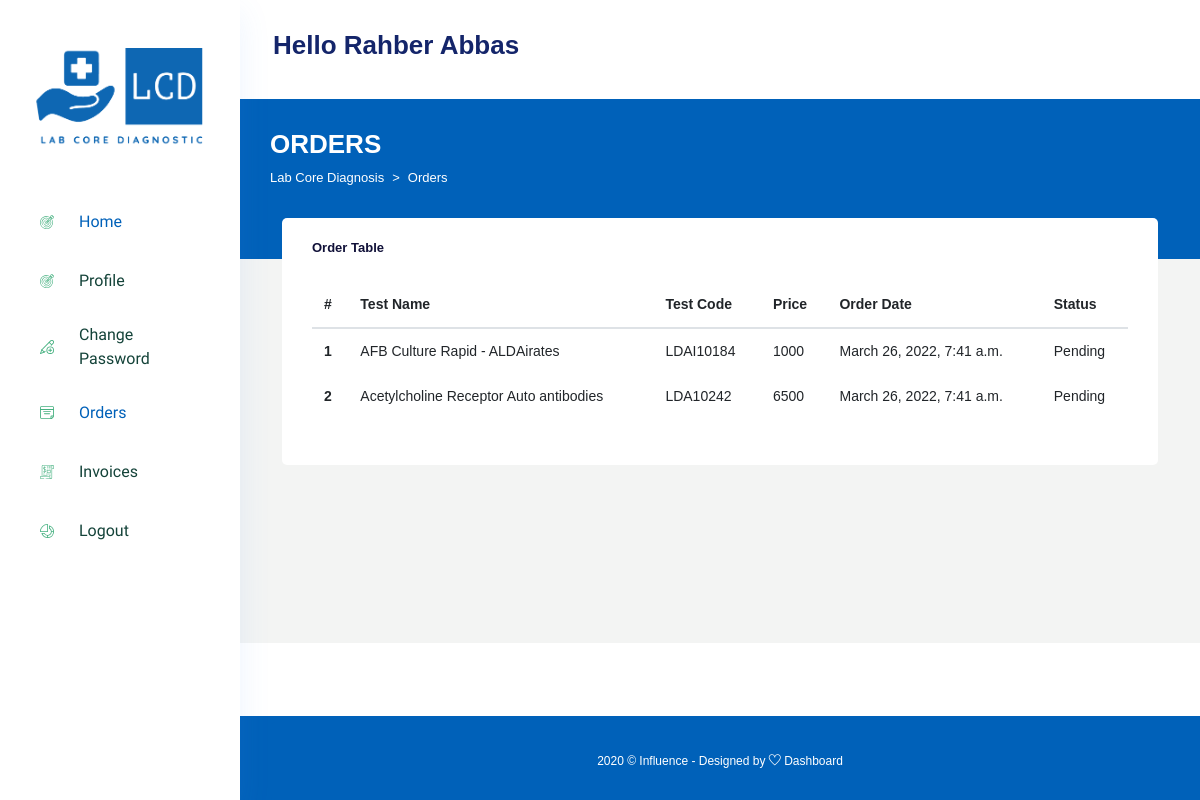
Page /order/ (signed in) on the committed database.
### account/models.py (models this page shows, shortened)
class User(AbstractBaseUser):
    email = models.EmailField(verbose_name='email address', max_length=256, unique=True)
    date_of_birth = models.DateField(null=True, blank=True)
    is_active = models.BooleanField(default=True)
    is_admin = models.BooleanField(default=False)
    is_email_verified = models.BooleanField(default=False)
    objects =  UserManager()
    USERNAME_FIELD = 'email'
    REQUIRED_FIELDS = ['date_of_birth']

class Profile(models.Model):
    GENDER_CHOICES = (
        ('Male', 'Male'),
        ('Female', 'Female'),
    )
    BLOOD_GROUP = (
        ('A+', 'A+'),
        ('A-', 'A-'),
        ('B+', 'B+'),
        ('B-', 'B-'),
        ('O+', 'O+'),
        ('O-', 'O-'),
        ('AB+', 'AB+'),
        ('AB-', 'AB-'),
    )
    user = models.OneToOneField(MainUser, on_delete=models.CASCADE)
    first_name = models.CharField(max_length=256, blank=True)
    last_name = models.CharField(max_length=256, null=True)
    phone_regex = RegexValidator( regex = r'^\d{10}$',message = "phone number should exactly be in 10 digits")
    phone_no = models.CharField(max_length=12, validators=[phone_regex], null=True, blank=True)
    address = models.TextField(null=True, blank=True)
    age = models.CharField(max_length=256, null=True, blank=True)
    physically_disabled = models.BooleanField(default=False)
    gender = models.CharField(choices=GENDER_CHOICES, max_length=6, null=True, blank=True)
    blood_group = models.CharField(max_length=3, choices=BLOOD_GROUP, null=True, blank=True)

### core/models.py (models this page shows, shortened)
class OrderPlaced(models.Model):
    user = models.ForeignKey(settings.AUTH_USER_MODEL, on_delete=models.CASCADE)
    customer = models.ForeignKey(Profile, on_delete=models.CASCADE)
    product = models.ForeignKey(Item, on_delete=models.CASCADE)
    quantity = models.PositiveIntegerField(default=1)
    ordered_date = models.DateTimeField(auto_now_add=True)
    status = models.CharField(max_length=50, choices=STATUS_CHOICES, default='Pending')

class Item(models.Model):
    sid = models.CharField(max_length=10, null=True, blank=True)
    testname = models.CharField(max_length=1000, null=True, blank=True)
    testcode = models.CharField(max_length=1000, null=True, blank=True)
    price = models.CharField(max_length=256, null=True, blank=True)
    is_featured = models.BooleanField(default=False)

### core/views.py (the view)
# urls.py: path('order/', order, name='order'),
@csrf_exempt
@login_required(login_url='/login/')
def order(request):
    a = request.POST
    order_id = ""
    for key, val in a.items():
        if key == "razorpay_order_id":
            order_id = val
            break
    pay = PaymentDone.objects.filter(payment_id=order_id).first()
    print(order_id)
    op = OrderPlaced.objects.filter(user=request.user)
    return render(request, 'dashboard/order.html',{'order_placed': op})

### templates/dashboard/order.html (shortened to what this page needs)
{% extends 'dashboard/base.html' %}
{% load static %}
{% block content %}
<div class="main_content_iner overly_inner ">
    <div class="container-fluid p-0 ">
        <div class="row">
            <div class="col-12">
                <div class="page_title_box d-flex align-items-center justify-content-between">
                    <div class="page_title_left">
                        <h3 class="f_s_30 f_w_700 text_white">ORDERS</h3>
                        <ol class="breadcrumb page_bradcam mb-0">
                            <li class="breadcrumb-item"><a href="javascript:void(0);">Lab Core Diagnosis </a>
                            </li>
                            <li class="breadcrumb-item active">Orders</li>
                        </ol>
                    </div>
                </div>
            </div>
        </div>
        <div class="col-lg-12">
            <div class="white_card card_height_100 mb_30">
                <div class="white_card_header">
                    <div class="box_header m-0">
                        <div class="main-title">
                            <h3 class="m-0">Order Table</h3>
                        </div>
                    </div>
                </div>
                <div class="white_card_body">
                    <div class="table-responsive">
                        <table class="table">
                            <thead>
                                <tr>
                                    <th scope="col">#</th>
                                    <th scope="col">Test Name</th>
                                    <th scope="col">Test Code</th>
                                    <th scope="col">Price</th>
                                    <th scope="col">Order Date</th>
                                    <th scope="col">Status</th>
                                </tr>
                            </thead>
                            <tbody>
                                {% for op in order_placed %}
                                <tr>
                                    <th scope="row">{{forloop.counter}}</th>
                                    <td>{{op.product.testname}}</td>
                                    <td>{{op.product.testcode}}</td>
                                    <td>{{op.product.price}}</td>
                                    <td>{{op.ordered_date}}</td>
                                    <td>{{op.status}}</td>
                                </tr>
                                {% endfor %}
                            </tbody>
                        </table>
                    </div>
                </div>
            </div>
        </div>
    </div>
</div>
{% endblock %}

### templates/dashboard/base.html (shortened to what this page needs)
{% load static %}
<!DOCTYPE html>
<html lang="zxx">
<head>
    <link rel="stylesheet" href="{% static 'new/css/bootstrap.min.css' %}" />
    <link rel="stylesheet" href="{% static 'new/vendors/themefy_icon/themify-icons.css' %}" />
    <link rel="stylesheet" href="{% static 'new/css/metisMenu.css' %}">
    <link rel="stylesheet" href="{% static 'new/css/style.css' %}" />
    <link rel="stylesheet" href="{% static 'new/css/colors/default.css' %}" id="colorSkinCSS">
</head>
<body class="crm_body_bg">
    <nav class="sidebar vertical-scroll  ps-container ps-theme-default ps-active-y">
        <div class="logo d-flex justify-content-between">
            <a href="{% url 'index' %}"><img src="{% static 'images/main_logo.png' %}" alt=""></a>
        </div>
        <ul id="sidebar_menu">
            <li class="">
                <a href="{% url 'index' %}" aria-expanded="false">
                    <div class="icon_menu">
                        <img src="{% static 'new/img/menu-icon/5.svg' %}" alt="">
                    </div>
                    <span>Home</span>
                </a>
            </li>
            <li class="">
                <a href="{% url 'profile' %}" aria-expanded="false">
                    <div class="icon_menu">
                        <img src="{% static 'new/img/menu-icon/5.svg' %}" alt="">
                    </div>
                    <span>Profile</span>
                </a>
            </li>
            <li class="">
                <a href="{% url 'changepass' %}" aria-expanded="false">
                    <div class="icon_menu">
                        <img src="{% static 'new/img/menu-icon/11.svg' %}" alt="">
                    </div>
                    <span>Change Password</span>
                </a>
            </li>
            <li class="">
                <a href="{% url 'order' %}" aria-expanded="false">
                    <div class="icon_menu">
                        <img src="{% static 'new/img/menu-icon/4.svg' %}" alt="">
                    </div>
                    <span>Orders</span>
                </a>
            </li>
            <li class="">
                <a href="Board.html" aria-expanded="false">
                    <div class="icon_menu">
                        <img src="{% static 'new/img/menu-icon/6.svg' %}" alt="">
                    </div>
                    <span>Invoices</span>
                </a>
            </li>
            <li class="">
                <a href="Board.html" aria-expanded="false">
                    <div class="icon_menu">
                        <img src="{% static 'new/img/menu-icon/15.svg' %}" alt="">
                    </div>
                    <span>Logout</span>
                </a>
            </li>
        </ul>
    </nav>
    <section class="main_content dashboard_part large_header_bg">
        <div class="container-fluid no-gutters">
            <div class="row">
                <div class="col-lg-12 p-0 ">
                    <div class="header_iner d-flex justify-content-between align-items-center">
                        <div class="serach_field-area d-flex align-items-center">
                                <div class="search_inner">
                                    {% if request.user.profile.first_name %}
                                    <h3>Hello {{request.user.profile.first_name}} {{request.user.profile.last_name}}</h3>
                                    {% else %}
                                    <h3>Hello User</h3>
                                    {% endif %}
                                </div>
                            </div>
                    </div>
                </div>
            </div>
        </div>
        {% block content %}
        {% endblock %}
        <div class="footer_part">
            <div class="container-fluid">
                <div class="row">
                    <div class="col-lg-12">
                        <div class="footer_iner text-center">
                            <p>2020 © Influence - Designed by <a href="#"> <i class="ti-heart"></i> </a><a href="#">
                                    Dashboard</a></p>
                        </div>
                    </div>
                </div>
            </div>
        </div>
    </section>
</body>
</html>

### rows in the picture
User: user.profile.first_name "Rahber", user.profile.last_name "Abbas"
OrderPlaced: product.testname "AFB Culture Rapid - ALDAirates", product.testcode "LDAI10184", product.price "1000", ordered_date "March 26, 2022, 7:41 a.m.", status "Pending"
OrderPlaced: product.testname "Acetylcholine Receptor Auto antibodies", product.testcode "LDA10242", product.price "6500", ordered_date "March 26, 2022, 7:41 a.m.", status "Pending"
